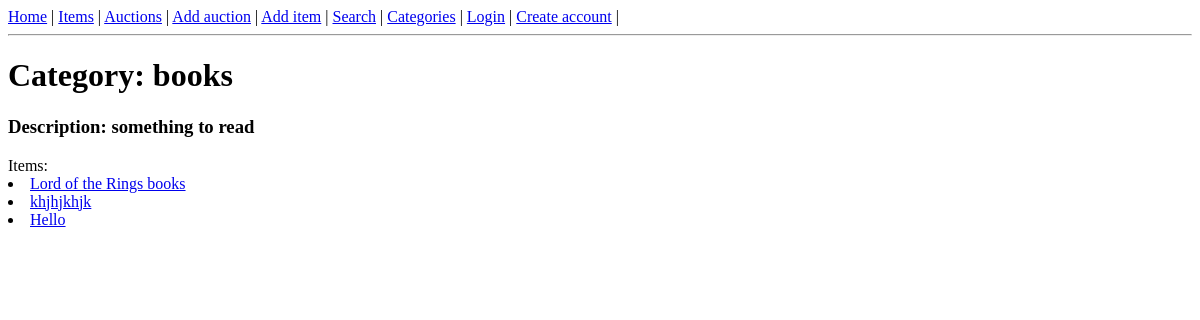
/category/books, run on an earlier commit of the app's database.
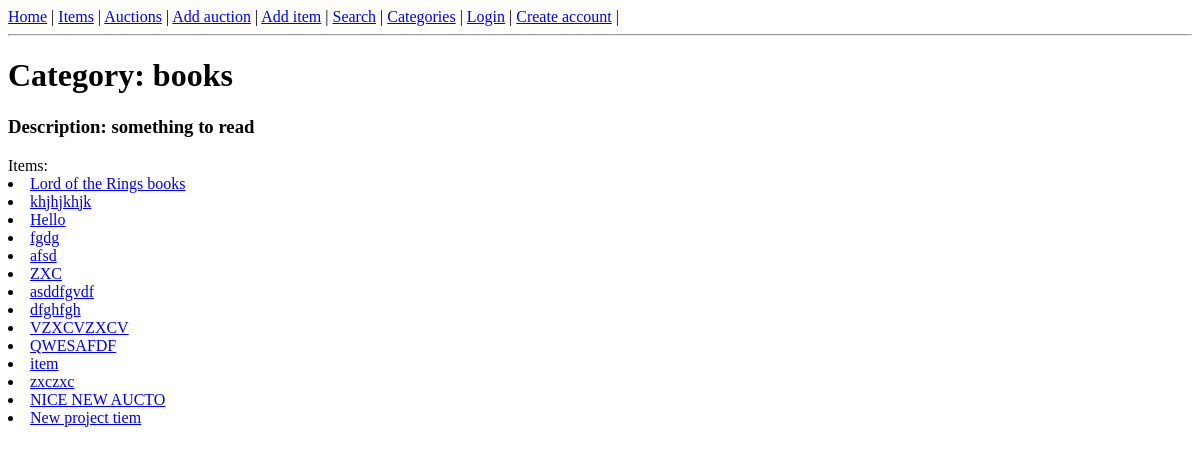
And on a later commit of the database.
### auctions/models.py (models this page shows, shortened)
class Item(models.Model):
    name = models.CharField(max_length=64)
    description = models.TextField()
    image = models.ImageField(null=True,
                            blank=True,
                            upload_to='images/')
    category = models.ForeignKey(Category, on_delete=models.CASCADE)
    creator = models.ForeignKey(User, on_delete=models.CASCADE, null=True, blank=True)

### auctions/views.py (the view)
# urls.py: path('category/<slug:slug>', auctions.CategoryDetails.as_view()),
class CategoryDetails(View):
    def get(self, request, *args, **kwargs):
        slug = kwargs['slug']   # Get category name from URL
        category = Category.objects.get(name=slug)
        items = category.item_set.all()
        context = {
            'category': category,
            'items': items
        }
        return render(request, 'auctions/category_detail.html', context)

### auctions/templates/auctions/category_detail.html (shortened to what this page needs)
{% extends 'auctions/base_template.html' %}
{% block content %}
<h1>Category: {{ category.name }}</h1>
<h3>Description: {{ category.description }}</h3>
Items: <br>
{% for item in items %}
<li>
<a href="/items/{{ item.id }}">{{ item.name }}</a>
</li>
{% endfor %}
{% endblock %}

What changed in the data, as far as the page shows it:
added Item: name "fgdg"
added Item: name "afsd"
added Item: name "ZXC"
added Item: name "asddfgvdf"
added Item: name "dfghfgh"
added Item: name "VZXCVZXCV"
added Item: name "QWESAFDF"
added Item: name "item"
added Item: name "zxczxc"
added Item: name "NICE NEW AUCTO"
added Item: name "New project tiem"
